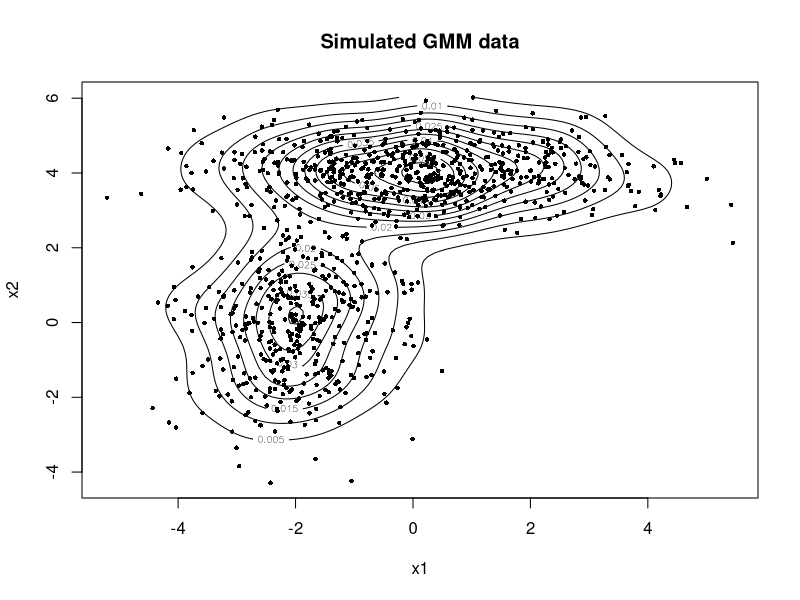
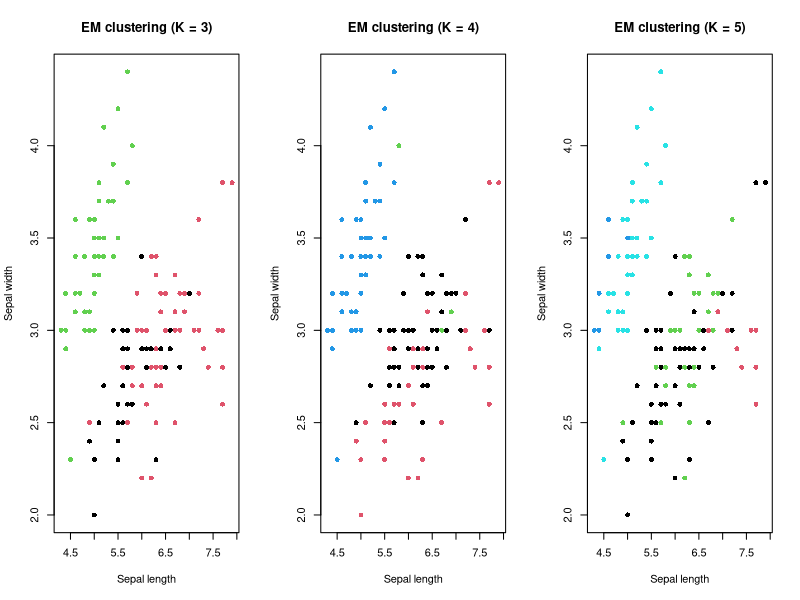

Write the R code that produced these figures, in order.
## ---- chunk 1
set.seed(12321492)
knitr::opts_chunk$set(echo = TRUE, message = FALSE, warning = FALSE, fig.width = 6, fig.height = 4, dpi = 150)
## ---- chunk 2
# install.packages(c("mvtnorm", "MASS"))
library(mvtnorm)
library(MASS)
## ---- chunk 3
sample_gmm <- function(n, mus, Sigmas, weights, seed = NULL) {
  if (!is.null(seed)) set.seed(seed)

  K <- length(mus)
  stopifnot(length(Sigmas) == K)
  stopifnot(length(weights) == K)
  stopifnot(abs(sum(weights) - 1) < 1e-10)

  d <- length(mus[[1]])
  for (k in 1:K) {
    stopifnot(length(mus[[k]]) == d)
    stopifnot(all(dim(Sigmas[[k]]) == c(d, d)))
  }

  # sample cluster labels
  z <- sample.int(K, size = n, replace = TRUE, prob = weights)

  # sample points conditional on cluster
  X <- matrix(NA_real_, nrow = n, ncol = d)
  for (k in 1:K) {
    idx <- which(z == k)
    if (length(idx) > 0) {
      X[idx, ] <- rmvnorm(n = length(idx), mean = mus[[k]], sigma = Sigmas[[k]])
    }
  }

  list(X = X, z = z)
}
## ---- chunk 4
# covariance update
ridge_pd <- function(S, eps = 1e-6) {
  S <- (S + t(S)) / 2
  S + diag(eps, nrow(S))
}

gmm_loglik <- function(X, mus, Sigmas, weights) {
  n <- nrow(X); K <- length(mus)
  dens <- matrix(0, n, K)
  for (k in 1:K) {
    dens[, k] <- weights[k] * dmvnorm(X, mean = mus[[k]], sigma = Sigmas[[k]])
  }
  sum(log(rowSums(dens)))
}

em_gmm <- function(X, K,
                   init = list(weights = rep(1 / K, K), mus = NULL, Sigmas = NULL),
                   max_iter = 200, tol = 1e-6, ridge = 1e-6, verbose = TRUE) {

  X <- as.matrix(X)
  n <- nrow(X); d <- ncol(X)

  # init
  weights <- init$weights
  if (is.null(weights)) weights <- rep(1 / K, K)
  weights <- as.numeric(weights)
  weights <- weights / sum(weights)

  if (is.null(init$mus)) {
    # pick K random points as initial means
    mus <- lapply(1:K, function(k) X[sample.int(n, 1), ])
  } else {
    mus <- init$mus
  }

  if (is.null(init$Sigmas)) {
    S0 <- cov(X)
    Sigmas <- replicate(K, ridge_pd(S0, ridge), simplify = FALSE)
  } else {
    Sigmas <- init$Sigmas
  }

  # EM loop
  loglik_hist <- numeric(0)
  resp <- matrix(0, n, K)

  ll_old <- -Inf

  for (iter in 1:max_iter) {

    # E-step: responsibilities
    dens <- matrix(0, n, K)
    for (k in 1:K) {
      dens[, k] <- weights[k] * dmvnorm(X, mean = mus[[k]], sigma = Sigmas[[k]])
    }
    denom <- rowSums(dens)
    # avoid division by zero
    denom[denom == 0] <- .Machine$double.eps
    resp <- dens / denom

    # M-step: update parameters
    Nk <- colSums(resp)  # size K
    weights <- Nk / n

    mus <- lapply(1:K, function(k) {
      colSums(resp[, k] * X) / Nk[k]
    })

    Sigmas <- lapply(1:K, function(k) {
      X_centered <- sweep(X, 2, mus[[k]], "-")
      # weighted covariance
      S <- matrix(0, d, d)
      for (i in 1:n) {
        xi <- X_centered[i, , drop = FALSE]
        S <- S + resp[i, k] * (t(xi) %*% xi)
      }
      S <- S / Nk[k]
      ridge_pd(S, ridge)
    })

    # log-likelihood + convergence
    ll_new <- gmm_loglik(X, mus, Sigmas, weights)
    loglik_hist <- c(loglik_hist, ll_new)

    if (verbose) {
      cat(sprintf("iter %3d | loglik = %.6f\n", iter, ll_new))
    }

    if (abs(ll_new - ll_old) < tol) break
    ll_old <- ll_new
  }

  list(
    weights = weights,
    mus = mus,
    Sigmas = Sigmas,
    resp = resp,
    loglik = tail(loglik_hist, 1),
    loglik_hist = loglik_hist,
    iters = length(loglik_hist)
  )
}
## ---- chunk 5
# Parameters from the assignment
mu1 <- c(0, 4)
mu2 <- c(-2, 0)
Sigma1 <- diag(c(3, 0.5))
Sigma2 <- diag(c(1, 2))
w <- c(0.6, 0.4)

dat <- sample_gmm(
  n = 1000,
  mus = list(mu1, mu2),
  Sigmas = list(Sigma1, Sigma2),
  weights = w,
  seed = 12321492
)

X <- dat$X
z_true <- dat$z
head(X)
table(z_true)
## ---- chunk 6
plot(X, pch = 16, cex = 0.6, main = "Simulated GMM data", xlab = "x1", ylab = "x2")

kd <- kde2d(X[,1], X[,2], n = 100)
contour(kd, add = TRUE)
## ---- chunk 7
init1 <- list(
  weights = c(0.5, 0.5),
  mus = list(
    X[sample(1:nrow(X), 1), ],
    X[sample(1:nrow(X), 1), ]
  ),
  Sigmas = list(cov(X), cov(X))
)

fit1 <- em_gmm(X, K = 2, init = init1, verbose = FALSE)

fit1$loglik
fit1$iters
fit1$weights
fit1$mus
## ---- chunk 8
init2 <- list(
  weights = c(0.6, 0.4),
  mus = list(
    c(0, 4),
    c(-2, 0)
  ),
  Sigmas = list(diag(c(3, 0.5)), diag(c(1, 2)))
)

fit2 <- em_gmm(X, K = 2, init = init2, verbose = FALSE)

fit2$loglik
fit2$iters
fit2$weights
fit2$mus
## ---- chunk 9
init3 <- list(
  weights = c(0.5, 0.5),
  mus = list(
    c(0, 0),
    c(0.5, 0.5)
  ),
  Sigmas = list(diag(2), diag(2))
)

fit3 <- em_gmm(X, K = 2, init = init3, verbose = FALSE)

fit3$loglik
fit3$iters
fit3$weights
fit3$mus
## ---- chunk 10
comparison <- data.frame(
  Initialization = c("Random", "Near true values", "Poor"),
  LogLikelihood = c(fit1$loglik, fit2$loglik, fit3$loglik),
  Iterations = c(fit1$iters, fit2$iters, fit3$iters)
)

comparison
## ---- chunk 11
data(iris)

X_iris <- as.matrix(iris[, 1:4])
y_true <- iris$Species
## ---- chunk 12
set.seed(12321492)

fit3 <- em_gmm(X_iris, K = 3, verbose = FALSE)
fit4 <- em_gmm(X_iris, K = 4, verbose = FALSE)
fit5 <- em_gmm(X_iris, K = 5, verbose = FALSE)
## ---- chunk 13
z3 <- apply(fit3$resp, 1, which.max)
z4 <- apply(fit4$resp, 1, which.max)
z5 <- apply(fit5$resp, 1, which.max)
## ---- chunk 14
par(mfrow = c(1, 3))

plot(X_iris[,1], X_iris[,2], col = z3, pch = 16,
     main = "EM clustering (K = 3)",
     xlab = "Sepal length", ylab = "Sepal width")

plot(X_iris[,1], X_iris[,2], col = z4, pch = 16,
     main = "EM clustering (K = 4)",
     xlab = "Sepal length", ylab = "Sepal width")

plot(X_iris[,1], X_iris[,2], col = z5, pch = 16,
     main = "EM clustering (K = 5)",
     xlab = "Sepal length", ylab = "Sepal width")

## ---- chunk 15
misclassification_rate <- function(z_hat, y_true) {
  y_true <- as.factor(y_true)
  z_hat <- as.factor(z_hat)

  correct <- 0
  for (k in levels(z_hat)) {
    idx <- which(z_hat == k)
    majority_label <- names(sort(table(y_true[idx]), decreasing = TRUE))[1]
    correct <- correct + sum(y_true[idx] == majority_label)
  }
  1 - correct / length(y_true)
}

mis_rate_3 <- misclassification_rate(z3, y_true)
mis_rate_3
